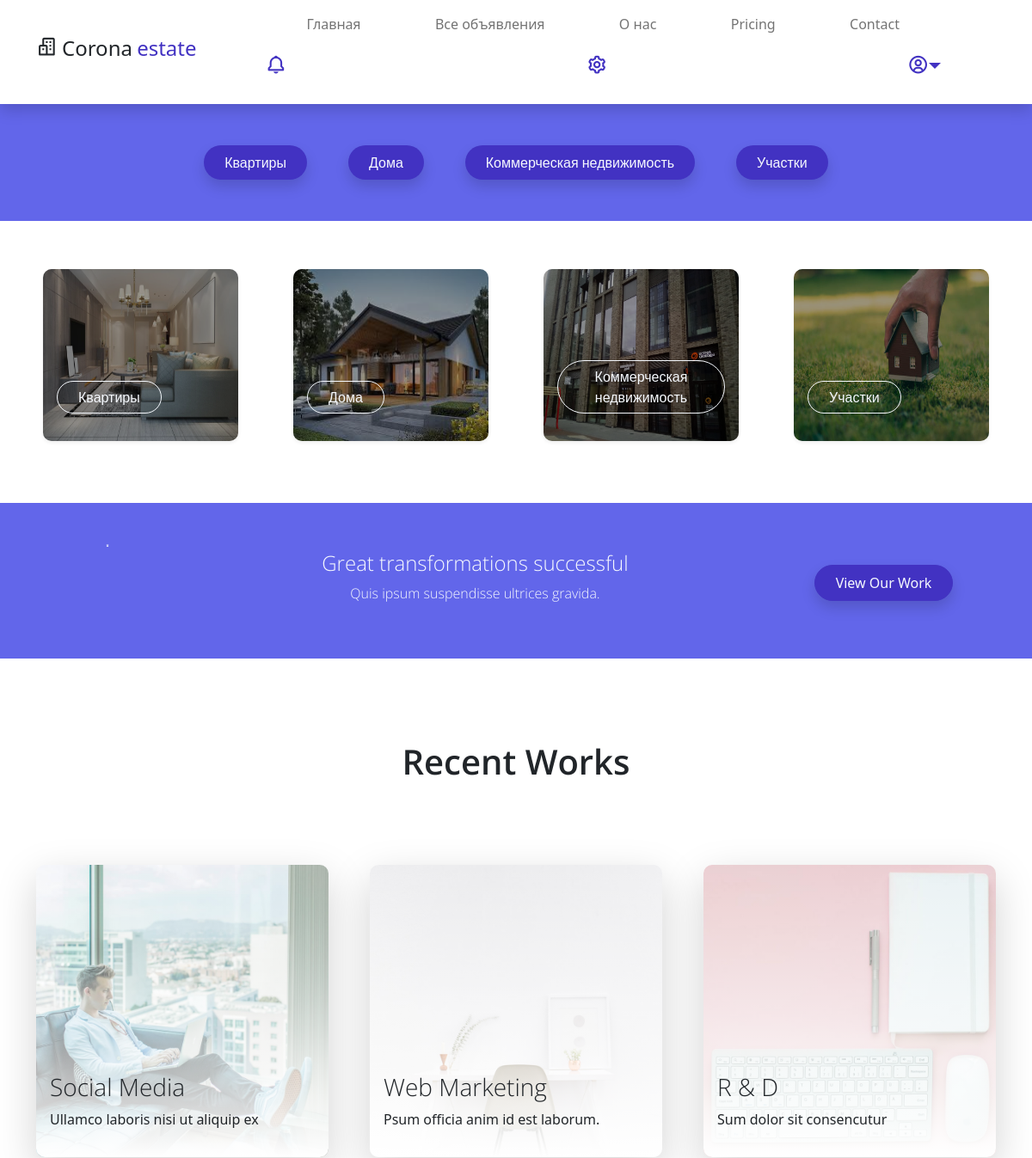
The page /all_announcenments/ (upper part) on the database as committed earlier.
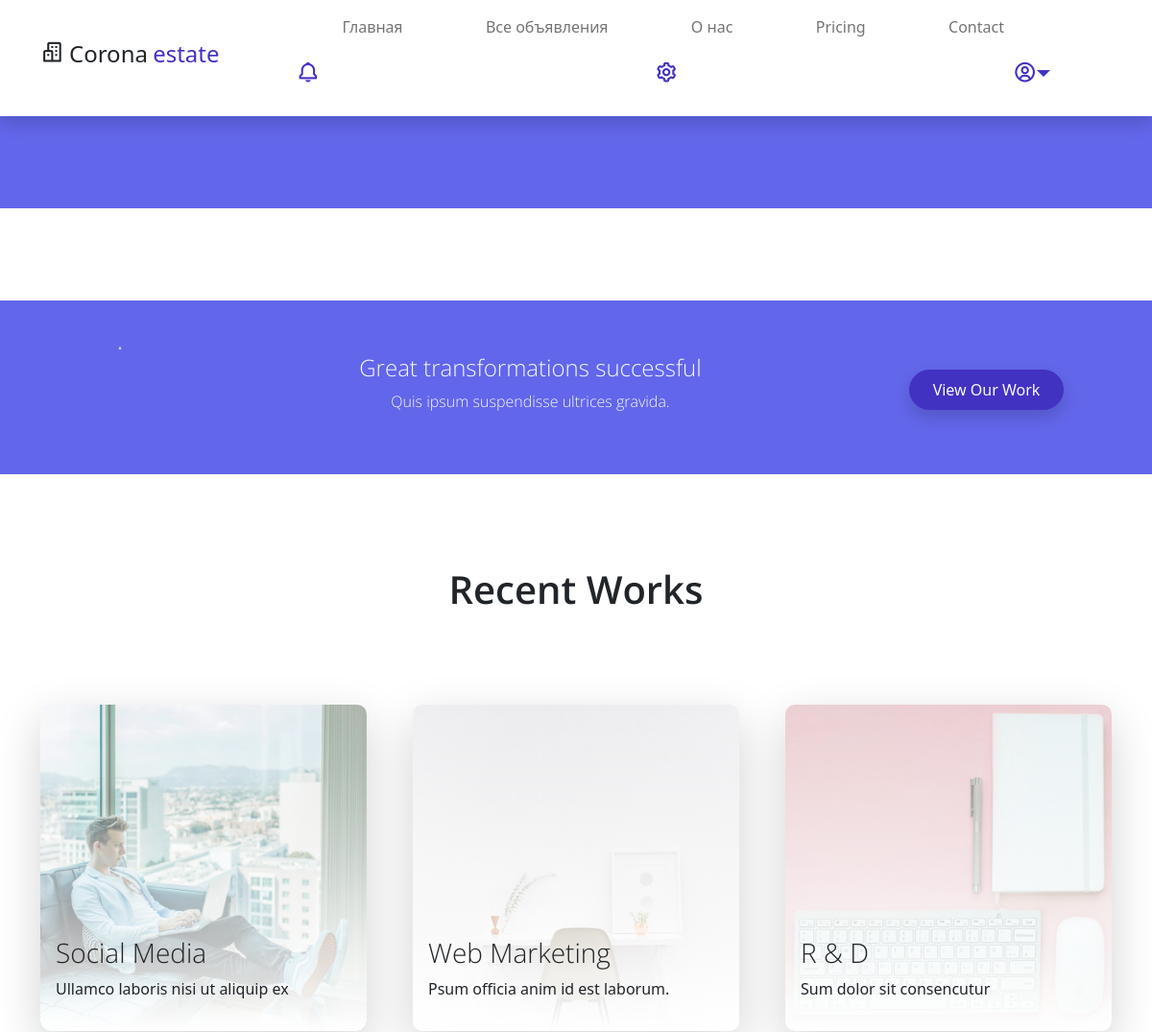
The same page on the database as committed later.
### product/models.py (models this page shows, shortened)
class Category(models.Model):
    name = models.CharField(
            max_length=50,
            verbose_name='Категория',
    )
    parent = models.ForeignKey(
        'self',
        on_delete=models.CASCADE,
        null=True,
        blank=True,
        related_name='subcategories',
        verbose_name='Родительская категория'
    )
    image = models.ImageField(
            upload_to='categories_images/',
            verbose_name='Изображение категории',
    )
    class Meta:
        verbose_name = 'Категория'
        verbose_name_plural = 'Категории'

### product/views.py (the view)
# urls.py: path("all_announcenments/", views.all_announcenments, name="all_announcenments"),
def all_announcenments(request):
    categories = Category.objects.all()
    estates = Estate.objects.all()
    return render(
            request,
            "main/all_announcenments.html",
            context={
                'categories': categories,
                'estates': estates
                }
    )

### product/templates/main/all_announcenments.html (shortened to what this page needs)
{% extends 'base.html' %}
{% load static %}
{% block content %}
         <div class="service-tag py-5 bg-secondary">
            <div class="col-md-12">
                <ul class="nav d-flex justify-content-center">
                {% for category in categories %}
                    <li class="nav-item mx-lg-4">
                        <a class="filter-btn nav-link btn-outline-primary active shadow rounded-pill text-light px-4 light-300" href="#" data-filter=".project">{{ category.name }}</a>
                    </li>
                {% endfor %}
                </ul>
            </div>
        </div>
<section class="container overflow-hidden py-5">
    <div class="row gx-5 gx-sm-3 gx-lg-5 gy-lg-5 gy-3 pb-3 projects">
        {% for category in categories %}
        <div class="col-xl-3 col-md-4 col-sm-6 project ui branding">
            <a href="#" class="service-work card border-0 text-white shadow-sm overflow-hidden m-2"
               style="height: 200px; display: block; position: relative;">
                {% if category.name == 'Квартиры' %}
                <img class="service card-img-top h-100 w-100 object-fit-cover" src="{% static 'assets/img/flat_icon.jpg' %}" alt="Card image">
                {% elif category.name == 'Дома' %}
                <img class="service card-img-top h-100 w-100 object-fit-cover" src="{% static 'assets/img/house_icon.jpg' %}" alt="Card image">
                {% elif category.name == 'Коммерческая недвижимость' %}
                <img class="service card-img-top h-100 w-100 object-fit-cover" src="{% static 'assets/img/commerce_icon.jpg' %}" alt="Card image">
                {% elif category.name == 'Участки' %}
                <img class="service card-img-top h-100 w-100 object-fit-cover" src="{% static 'assets/img/site_icon.jpg' %}" alt="Card image">
                {% endif %}
                <div class="service-work-vertical card-img-overlay d-flex align-items-end" style="background: rgba(0, 0, 0, 0.4);">
                    <div class="service-work-content text-left text-light">
                        <span class="btn btn-outline-light rounded-pill mb-lg-3 px-lg-4 light-300">
                            {{ category.name }}
                        </span>
                    </div>
                </div>
            </a>
        </div>
        {% endfor %}
    </div>
</section>
    <section class="bg-secondary">
        <div class="container py-5">
            <div class="row d-flex justify-content-center text-center">
                <div class="col-lg-2 col-12 text-light align-items-center">
                    <i class='display-1 bx bxs-box bx-lg'></i>
                </div>
                <div class="col-lg-7 col-12 text-light pt-2">
                    <h3 class="h4 light-300">Great transformations successful</h3>
                    <p class="light-300">Quis ipsum suspendisse ultrices gravida.</p>
                </div>
                <div class="col-lg-3 col-12 pt-4">
                    <a href="#" class="btn btn-primary rounded-pill btn-block shadow px-4 py-2">View Our Work</a>
                </div>
            </div>
        </div>
    </section>
    <section class="py-5 mb-5">
        <div class="container">
            <div class="recent-work-header row text-center pb-5">
                <h2 class="col-md-6 m-auto h2 semi-bold-600 py-5">Recent Works</h2>
            </div>
            <div class="row gy-5 g-lg-5 mb-4">
                <div class="col-md-4 mb-3">
                    <a href="#" class="recent-work card border-0 shadow-lg overflow-hidden">
                        <img class="recent-work-img card-img" src="{% static 'assets/img/recent-work-01.jpg' %}" alt="Card image">
                        <div class="recent-work-vertical card-img-overlay d-flex align-items-end">
                            <div class="recent-work-content text-start mb-3 ml-3 text-dark">
                                <h3 class="card-title light-300">Social Media</h3>
                                <p class="card-text">Ullamco laboris nisi ut aliquip ex</p>
                            </div>
                        </div>
                    </a>
                </div>
                <div class="col-md-4 mb-3">
                    <a href="#" class="recent-work card border-0 shadow-lg overflow-hidden">
                        <img class="recent-work-img card-img" src="{% static 'assets/img/recent-work-02.jpg' %}" alt="Card image">
                        <div class="recent-work-vertical card-img-overlay d-flex align-items-end">
                            <div class="recent-work-content text-start mb-3 ml-3 text-dark">
                                <h3 class="card-title light-300">Web Marketing</h3>
                                <p class="card-text">Psum officia anim id est laborum.</p>
                            </div>
                        </div>
                    </a>
                </div>
                <div class="col-md-4 mb-3">
                    <a href="#" class="recent-work card border-0 shadow-lg overflow-hidden">
                        <img class="recent-work-img card-img" src="{% static 'assets/img/recent-work-03.jpg' %}" alt="Card image">
                        <div class="recent-work-vertical card-img-overlay d-flex align-items-end">
                            <div class="recent-work-content text-start mb-3 ml-3 text-dark">
                                <h3 class="card-title light-300">R & D</h3>
                                <p class="card-text">Sum dolor sit consencutur</p>
                            </div>
                        </div>
                    </a>
                </div>
            </div>
        </div>
    </section>
</html>
{% endblock %}

### product/templates/base.html (shortened to what this page needs)
{% load static %}
<html lang="en">
<head>
    <link href="{% static 'assets/css/bootstrap.min.css' %}" rel="stylesheet">
    <link href="{% static 'assets/css/boxicon.min.css' %}" rel="stylesheet">
    <link rel="stylesheet" href="{% static 'assets/css/templatemo.css' %}">
    <link rel="stylesheet" href="{% static 'assets/css/custom.css' %}">
</head>
    <nav id="main_nav" class="navbar navbar-expand-lg navbar-light bg-white shadow">
        <div class="container d-flex justify-content-between align-items-center">
            <a class="navbar-brand h1" href="{% url 'index' %}">
                <i class='bx bx-buildings bx-sm text-dark'></i>
                <span class="text-dark h4">Corona</span> <span class="text-primary h4">estate</span>
            </a>
            <div class="align-self-center collapse navbar-collapse flex-fill  d-lg-flex justify-content-lg-between" id="navbar-toggler-success">
                <div class="flex-fill mx-xl-5 mb-2">
                    <ul class="nav navbar-nav d-flex justify-content-between mx-xl-5 text-center text-dark">
                        <li class="nav-item">
                            <a class="nav-link btn-outline-primary rounded-pill px-3" href="{% url 'index' %}">Главная</a>
                        </li>
                        <li class="nav-item">
                            <a class="nav-link btn-outline-primary rounded-pill px-3" href="all_announcenments">Все объявления</a>
                        </li>
                        <li class="nav-item">
                            <a class="nav-link btn-outline-primary rounded-pill px-3" href="work.html">О нас</a>
                        </li>
                        <li class="nav-item">
                            <a class="nav-link btn-outline-primary rounded-pill px-3" href="pricing.html">Pricing</a>
                        </li>
                        <li class="nav-item">
                            <a class="nav-link btn-outline-primary rounded-pill px-3" href="contact.html">Contact</a>
                        </li>
                    </ul>
<div class="navbar align-self-center d-flex">
    <a class="nav-link" href="#"><i class='bx bx-bell bx-sm bx-tada-hover text-primary'></i></a>
    <a class="nav-link" href="#"><i class='bx bx-cog bx-sm text-primary'></i></a>
    <div class="nav-link dropdown">
        <i class='bx bx-user-circle bx-sm text-primary dropdown-toggle' role="button" id="userMenu" data-bs-toggle="dropdown" aria-expanded="false"></i>
    </div>
</div>
        </div>
    </nav>
    {% block content %}
    {% endblock %}

### static/assets/css/templatemo.css (style rules this page uses)
html { font-family: 'Open Sans', sans-serif; }
p, a { font-weight: 400; }
.h2 { font-size: 40px; }
.light-300 { font-family: 'Open Sans', sans-serif !important; font-weight: 300; }
.semi-bold-600 { font-family: 'Open Sans', sans-serif !important; font-weight: 600; }
.recent-work.card { border-radius: 10px !important; }
.recent-work .recent-work-vertical { background: rgb(255,255,255); background: linear-gradient(0deg, rgba(255,255,255,1) 0%, rgba(255,255,255,0) 33.333%, rgba(97,84,199,1) 66.666%, rgba(255,255,255,0) 99.999%); background-size: 300% 300%; background-position: 0% 100%; transition: .5s; cursor: pointer; }

Rows that differ between the two databases and show on the page:
removed Category: name "Квартиры"
removed Category: name "Дома"
removed Category: name "Коммерческая недвижимость"
removed Category: name "Участки"
